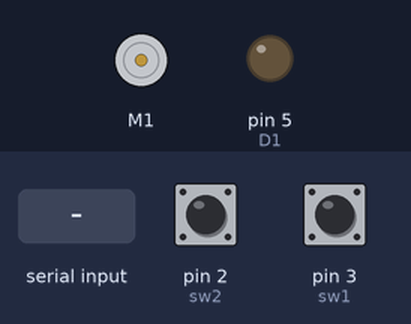
Recording of a sketch running on a simulated Arduino Uno, built with avr-gcc and run on an emulated ATmega328P. Shown: DC motor (green arrow = forward, orange = backward, longer = faster), output pins drawn as LEDs (lit = HIGH). The test bench sets the inputs (shaded band); at power-on: pin 3 (sw1) HIGH, pin 2 (sw2) HIGH. Pins used as bus, display or sensor lines are not drawn.

Above: at 2.2 s.
2.3 s: "r" received over the second serial link
3.8 s: "s" received over the second serial link
5.3 s: "d" received over the second serial link
At 5.7 s:
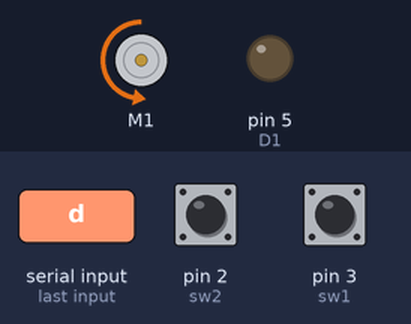
6.8 s: "u" received over the second serial link
At 8.0 s:
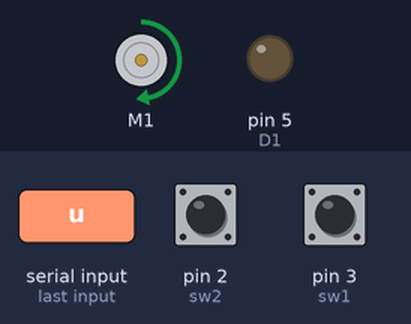
8.3 s: "e" received over the second serial link
At 9.1 s:
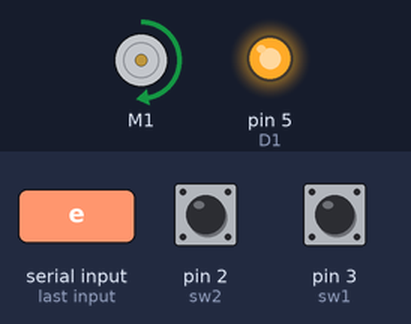
11.3 s: pin 3 (sw1) pulled LOW for 3.2 s
At 12.2 s:
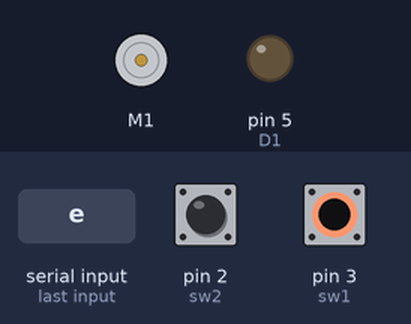
Timing chart, 0 to 16.0 s (numbered marks = the images above; inputs shaded):
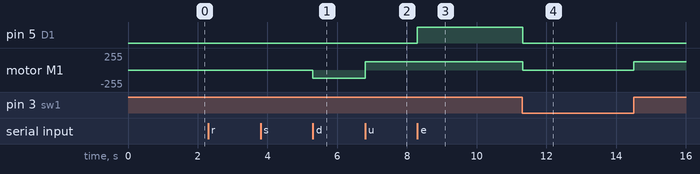

The sketch:

MotorDriver.ino
```cpp
#include <SoftwareSerial.h>
#include <DRV8835MotorShield.h>
#define Vcc 6
#define D1 5
#define sw1 3
#define sw2 2

bool ed = false, eu = false, state = true;
int Speed;
char command;

DRV8835MotorShield motors;
SoftwareSerial BT(12, 11);                  //(TX,RX) bluetoothModule

void setup() {
  Serial.begin(9600);
  BT.begin(9600);
  pinMode(D1,OUTPUT);
  pinMode(sw1,INPUT_PULLUP);
  pinMode(sw2,INPUT_PULLUP);
  pinMode(Vcc,OUTPUT);
  digitalWrite(Vcc,HIGH);
  delay(1000);
}

void loop() {

  do
  {
    Drive(command);
    EndSwitch();
    digitalWrite(D1,LOW);
  }while(!BT.available());

  digitalWrite(D1,HIGH);
  char answer = BT.read();                 //read 1 byte command from master device

  if (answer == 'r' and state == true)     //if master send 'r' (request), motor send 'c'
  {
    BT.write('c');
    state = false;
  }

  if (answer =='s' or answer =='d' or answer =='u')
  {command = answer;}

  if (answer == 'e')
  {
    state = true;
    Restart(3000);
  }
}

void Restart(int delay_time){
  digitalWrite(Vcc,LOW);
  delay(delay_time);
  digitalWrite(Vcc,HIGH);
}

void Drive(char c){
  if (c == 's')
  {
   Stop();
  }
  if (c == 'u')
  {
    up(eu);
  }
  if (c == 'd')
  {
   down(ed);
  }
}

void Stop(){
  Speed = 0;
  motors.setM1Speed(Speed);
}

void up(bool endUp){
  if (endUp){ Stop(); }
  else{
  Speed = 200;
  motors.setM1Speed(Speed);}
}

void down(bool endDown){
  if (endDown){ Stop(); }
  else{
  Speed = -200;
  motors.setM1Speed(Speed);}
}

void EndSwitch(){

   if (digitalRead(sw1)== LOW)
   {
     delay(20);
     eu = true;
   } else { eu = false; }

   if (digitalRead(sw2)== LOW)
   {
     delay(20);
     ed = true;
   } else {ed = false; }
}
```

Measured:
- after the input at 5.3 s, motor M1: stopped → backward 127/255 at once
- after the input at 6.8 s, motor M1: backward 127/255 → forward 127/255 at once
- after the input at 8.3 s, pin 5 (D1): LOW → HIGH at once
- after the input at 11.3 s, motor M1: forward 127/255 → stopped at once, → forward 127/255 3.2 s later
